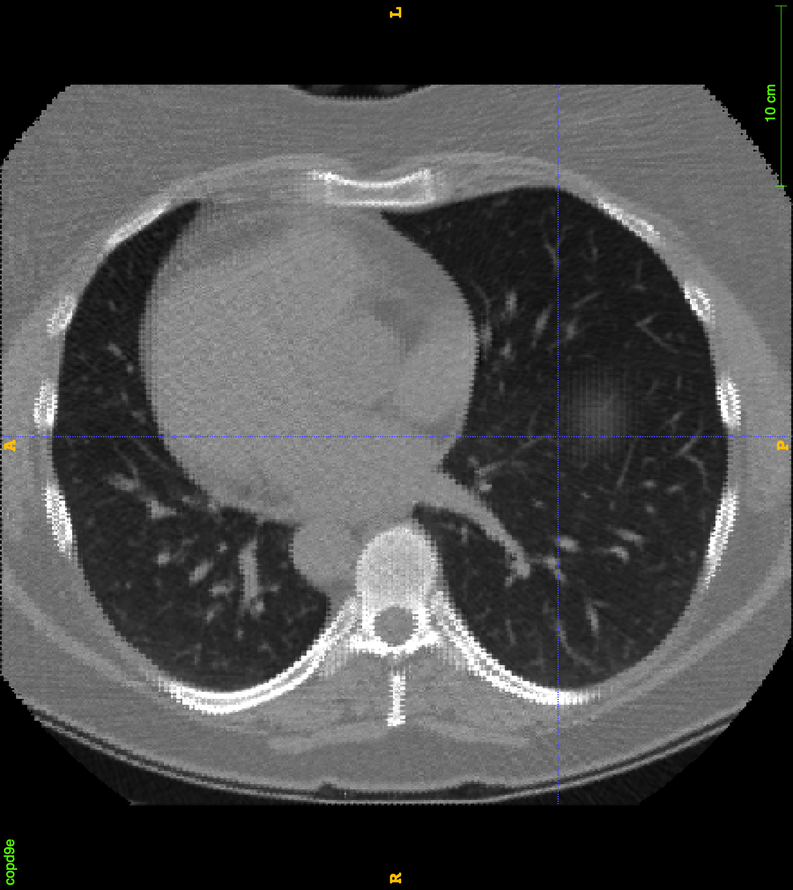
#> input picture IMA204/TPs/TP4/images_misc/CT_lung_axial.png, 793 x 890 px, shrunk from 1340 x 1504 before the run, given in place of smooth_star.png, which was not available
$ jupyter execute --allow-errors IMA204_TP_DEFMODEL_IMA201_2022_23_SENNA-BENATTI.ipynb   (text cells are left out)
#> lines starting #> are read from the running program, lines starting #| are printed output that depends on the picture; long printed decimals are rounded; pictures that were not available may be replaced by others from this repository, and a replacement may not be noted
[cell 1]
import numpy as np
import matplotlib.pyplot as plt
from IPython.display import HTML
from matplotlib import animation, rc

from skimage.color import rgb2gray
from skimage import data
from skimage.filters import gaussian
from skimage.segmentation import active_contour # For active_contour function

# For active_contour function
from skimage.segmentation import chan_vese, morphological_chan_vese, checkerboard_level_set,morphological_geodesic_active_contour

# For some image filtering
from skimage.morphology import white_tophat, black_tophat, disk

import skimage.io

from IPython.core.interactiveshell import InteractiveShell
InteractiveShell.ast_node_interactivity = "all"

[cell 2]
def edge_map(img,sigma):
    blur = skimage.filters.gaussian(img,sigma)
    return skimage.filters.sobel(blur)

def edge_map2(img,sigma):
    blur = skimage.filters.gaussian(img,sigma)
    return skimage.filters.scharr(blur)

def subtract_background(image, radius=5, light_bg=False):
        str_el = disk(radius)
        if light_bg:
            return black_tophat(image, str_el)
        else:
            return white_tophat(image, str_el)


def define_initial_circle(R0,r0,c0,Nber_pts=400):
    # Define initial contour shape
    s      = np.linspace(0, 2*np.pi, Nber_pts)
    Radius = R0
    r      = r0 + Radius*np.sin(s)
    c      = c0 + Radius*np.cos(s) #col
    init   = np.array([r, c]).T
    return init


## Create slides for animation
# [51 lines left out: functions animate_cv, animate_snake, store_evolution_in, not called in this run]

[cell 3]
from google.colab import drive
drive.mount('/content/drive')

[cell 4]
import os
os.chdir("/content/drive/My Drive/IMA_204")

[cell 5]
# import warnings
# warnings.filterwarnings( "ignore", module = "matplotlib\..*" )

img_star          = skimage.io.imread('./images_misc/smooth_star.png', as_gray = True)
#> img_star: shape (890, 793) float64; min 0, max 1, mean 0.296
img_star_noisy    = skimage.io.imread('./images_misc/smooth_star_noisy.png', as_gray = True)
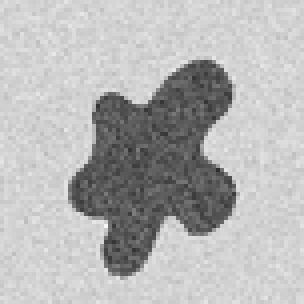
#> input picture IMA204/TPs/TP4/images_misc/smooth_star_noisy.png, 76 x 76 px, shrunk from 128 x 128 before the run, found by its file name (shown 4 times larger)
#> img_star_noisy is the input picture: shape (76, 76); min 47, max 247, mean 181.6

img_hela    = skimage.io.imread('./images_misc/hela_big_gt.png', as_gray = True)
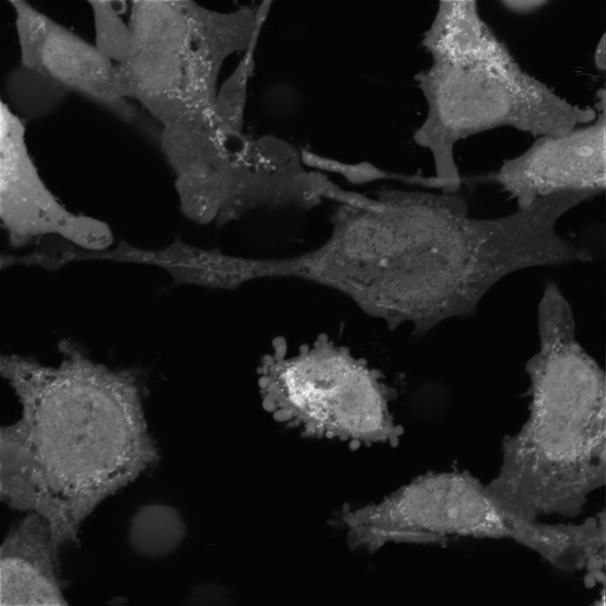
#> input picture IMA204/TPs/TP4/images_misc/hela_big_gt.png, 606 x 606 px, shrunk from 1024 x 1024 before the run, found by its file name
#> img_hela is the input picture: shape (606, 606); min 2, max 245, mean 37.6
edge_hela   = edge_map(img_hela, sigma=2)

img_pepper  = skimage.io.imread('./images_misc/peppers_gt.png', as_gray = True)
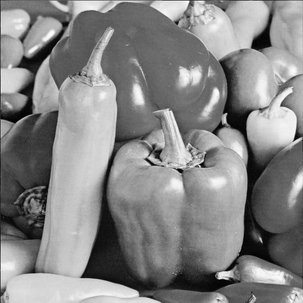
#> input picture IMA204/TPs/TP4/images_misc/peppers_gt.png, 303 x 303 px, shrunk from 512 x 512 before the run, found by its file name
#> img_pepper is the input picture: shape (303, 303); min 0, max 255, mean 133.5
edge_pepper = edge_map(img_pepper, sigma=2)
img_pepper  = img_pepper.astype('float64')

img_MRIb  = skimage.io.imread('./images_misc/MRI_brain_sag.png', as_gray = True)
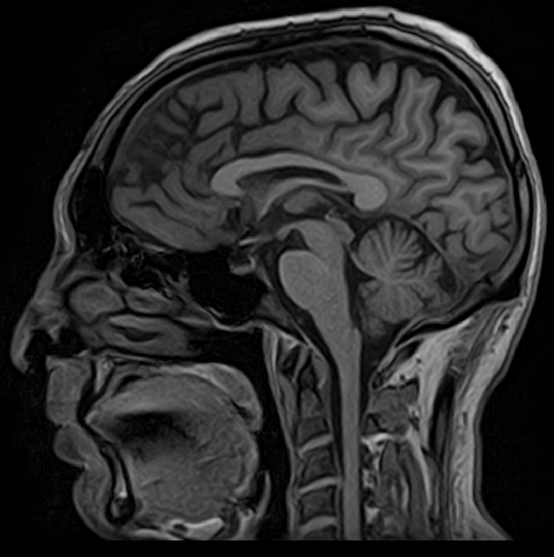
#> input picture IMA204/TPs/TP4/images_misc/MRI_brain_sag.png, 554 x 557 px, shrunk from 936 x 942 before the run, found by its file name
#> img_MRIb is the input picture: shape (557, 554) float64; min 0, max 0.886, mean 0.169
edge_MRIb = edge_map(img_MRIb, sigma=2)
img_MRIf  = skimage.io.imread('./images_misc/MRI_fetus.png', as_gray = True)
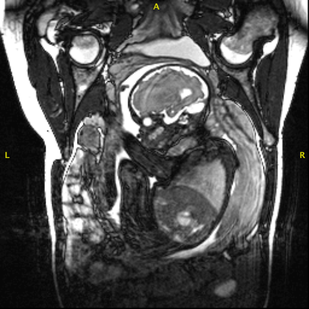
#> input picture IMA204/TPs/TP4/images_misc/MRI_fetus.png, 309 x 309 px, shrunk from 522 x 522 before the run, found by its file name
#> img_MRIf: shape (309, 309) float64; min 0, max 1, mean 0.303
edge_MRIf = edge_map(img_MRIf, sigma=2)


img_cell  = skimage.io.imread('./images_blood_cells/000016.png', as_gray = True)
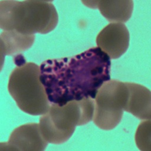
#> input picture IMA204/TPs/TP4/images_blood_cells/000016.png, 151 x 151 px, shrunk from 256 x 256 before the run, found by its file name
#> img_cell: shape (151, 151) float64; min 0.0503, max 0.863, mean 0.517
edge_cell = edge_map(img_cell, sigma=2)
#skimage.io.imshow(img_cell)

img_mask = skimage.io.imread('./masks_blood_cells/000016.png', as_gray = True)
edge_mask = edge_map(img_mask, sigma=2)
# skimage.io.imshow(img_mask)

img_OCT  = skimage.io.imread('./OCT_myocardium/case272.tif', as_gray = True)
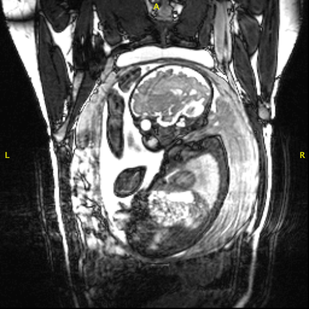
#> input picture IMA204/TPs/TP4/images_misc/MRI_fetus2.png, 309 x 309 px, shrunk from 522 x 522 before the run, given in place of case272.tif, which was not available
#> img_OCT: shape (309, 309) float64; min 0, max 1, mean 0.353
edge_OCT = edge_map(img_OCT, sigma=2)
labels_OCT = skimage.io.imread('./OCT_myocardium/case272_label.tiff', as_gray = True)


#> (the rest of this cell did not finish here and is left out)

[cell 6]
img_test  = img_cell
Sigma_val = 1
edge_test = edge_map(img_test, sigma=Sigma_val)
#> in edge_map (call 8), `return skimage.filters.sobel(blur)`:
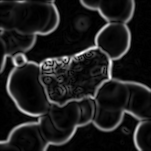
#> returned value: shape (151, 151) float64; min 5.19e-05, max 0.265, mean 0.0319; drawn with min black and max white


## Print some basic image properties
print(img_test.dtype)
#| float64
print(np.min(img_test))
#| 0.05027
print(np.max(img_pepper))
#| 255.0


## Show Hist
hist_test, bins_test             = np.histogram(img_test.flatten(), bins=256)
#> hist_test = 256 values, max 563 at index 236, min 5 at index 0, mean 89.07; bins_test = 257 values from 0.0503 to 0.863
hist_edge_test, bins_edges_test  = np.histogram(edge_test.flatten(), bins=256)
#> hist_edge_test = 256 values, max 1376 at index 2, min 0 at index 203, mean 89.07; bins_edges_test = 257 values from 5.19e-05 to 0.265

#> (the rest of this cell did not finish here and is left out)

[cell 7]
img_to_test = img_pepper

# Classic Edge map with Gaussian smoothing controled by sigma
edge_test1         = edge_map(img_to_test, sigma=1)
edge_test1_l       = np.log2(edge_test1)
edge_test2         = edge_map(img_to_test, sigma=2)
edge_test2_l       = np.log2(edge_test2)

# Inversed Edge map
# Returns Edge map = 1.0 / np.sqrt(1.0 + alpha * gradnorm)
edge_inv_test  = skimage.segmentation.inverse_gaussian_gradient(img_to_test, alpha=1.0, sigma=1.0)


#> (the rest of this cell did not finish here and is left out)

[cell 8]
img_ori_to_test = img_cell
img_to_test     = img_ori_to_test

PRE_ENHANCE     = 1
OPTION_ENHANCE  = 0 # can be 0 (nothing) to 4

# Run all  OPTION_ENHANCE for display here
gamma_corrected       = skimage.exposure.adjust_gamma(img_to_test, 2)
logarithmic_corrected = skimage.exposure.adjust_log(img_to_test, gain= 1,inv=True)
img_open              = skimage.morphology.diameter_opening(img_to_test, 40, connectivity=2)
img_adapteq           = skimage.exposure.equalize_adapthist(img_to_test, clip_limit=0.03)

# PRE ENHANCEMENT OPTIONS:
if PRE_ENHANCE==1:
    if OPTION_ENHANCE==1:
        # Gamma
        img_to_test     = gamma_corrected
    elif OPTION_ENHANCE==2:
        # Logarithmic (O = gain*log(1 + I)) or if Inv (O = gain*(2**I - 1))
        img_to_test           = logarithmic_corrected
    elif OPTION_ENHANCE==3:
        # Morpho Opening
        img_to_test           = img_open
elif OPTION_ENHANCE==4:
        # Contrast Limited Adaptive Histogram Equalization (CLAHE).
        img_to_test           = img_adapteq

# Enhance details either dark around light background of vice versa with the Top-Hat transform
Radius_val = 5
img_test1  = subtract_background(img_to_test, radius=Radius_val, light_bg=False)
img_test2  = subtract_background(img_to_test, radius=Radius_val, light_bg=True)
#> call 2 of subtract_background, with radius = 5, light_bg = True
#> in subtract_background (call 2), `return black_tophat(image, str_el)`:
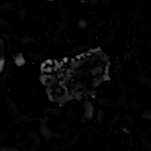
#> returned value: shape (151, 151) float64; min 0, max 0.535, mean 0.0215

# SHOW OUTPUTS
#> (the rest of this cell did not finish here and is left out)

[cell 9]
# 1ST image
img_to_seg=img_mask; r0 = 130; c0=125; R0 = 60
alpha_val  = 0.01 ; beta_val = 0.1 ;gamma_val = 0.01; convergence_val = 1e-4;Niter_snake = 800;
# [10 lines of commented-out code are left out]
init = define_initial_circle(R0,r0,c0)

# Pre-smooth the image
Niter_smooth    = 1
img_to_seg      = gaussian(img_to_seg, Niter_smooth, preserve_range=False)

# Run active contour
snake10 = active_contour(img_to_seg,
                       init, max_iterations=10, convergence=convergence_val,
                         alpha=alpha_val, beta=beta_val, gamma=gamma_val)
#> snake10 = 400 pairs, first value 70.05 to 189.9, second value 63.68 to 184.6
snake_max = active_contour(img_to_seg,
                       init, max_iterations=Niter_snake, convergence=convergence_val,
                           alpha=alpha_val, beta=beta_val, gamma=gamma_val)
#> snake_max = 400 pairs, first value 75.91 to 149.2, second value 70.48 to 149.4

# Display results
#> (the rest of this cell did not finish here and is left out)

[cell 10]
# 1ST image
img_to_seg=img_mask; r0 = 130; c0=125; R0 = 60
#alpha_val  = 0.01 ; beta_val = 0.1 ;gamma_val = 0.01; convergence_val = 1e-4;Niter_snake = 800;
alpha_val  = 0.01 ; beta_val = 0.1; gamma_val = 0.1; convergence_val = 1e-4; Niter_snake = 800;
# [9 lines of commented-out code are left out]
init = define_initial_circle(R0,r0,c0)

# Pre-smooth the image
Niter_smooth    = 1
img_to_seg      = gaussian(img_to_seg, Niter_smooth, preserve_range=False)

# Run active contour
snake10 = active_contour(img_to_seg,
                       init, max_iterations=10, convergence=convergence_val,
                         alpha=alpha_val, beta=beta_val, gamma=gamma_val)
#> snake10 = 400 pairs, first value 70.02 to 190, second value 64.6 to 185
snake_max = active_contour(img_to_seg,
                       init, max_iterations=Niter_snake, convergence=convergence_val,
                           alpha=alpha_val, beta=beta_val, gamma=gamma_val)
#> snake_max = 400 pairs, first value 76.4 to 171.3, second value 66.19 to 175.2

# Display results
#> (the rest of this cell did not finish here and is left out)

[cell 11]
# 1ST image
img_to_seg=img_mask; r0 = 130; c0=125; R0 = 30
#alpha_val  = 0.01 ; beta_val = 0.1 ;gamma_val = 0.01; convergence_val = 1e-4;Niter_snake = 800;
alpha_val  = 0.01 ; beta_val = 0.1; gamma_val = 0.1; convergence_val = 1e-4; Niter_snake = 800;
# [9 lines of commented-out code are left out]
init = define_initial_circle(R0,r0,c0)

# Pre-smooth the image
Niter_smooth    = 1
img_to_seg      = gaussian(img_to_seg, Niter_smooth, preserve_range=False)

# Run active contour
snake10 = active_contour(img_to_seg,
                       init, max_iterations=10, convergence=convergence_val,
                         alpha=alpha_val, beta=beta_val, gamma=gamma_val)
#> snake10 = 400 pairs, first value 99.84 to 160.1, second value 94.38 to 155.1
snake_max = active_contour(img_to_seg,
                       init, max_iterations=Niter_snake, convergence=convergence_val,
                           alpha=alpha_val, beta=beta_val, gamma=gamma_val)
#> snake_max = 400 pairs, first value 98.71 to 151.5, second value 94.14 to 139.8

# Display results
#> (the rest of this cell did not finish here and is left out)

[cell 12]
# 2ND image
img_to_seg = img_star ; r0 = 64; c0=64; R0 = 50
#img_to_seg = img_star_noisy ; r0 = 64; c0=64; R0 = 50
alpha_val  = 0.1 ; beta_val = 0.12; gamma_val = 0.15; convergence_val = 1e-4; Niter_snake = 800;


# Initialise contour
init = define_initial_circle(R0,r0,c0)

# Pre-smooth the image
Niter_smooth    = 1
img_to_seg      = gaussian(img_to_seg, Niter_smooth, preserve_range=False)

# Run active contour
snake10 = active_contour(img_to_seg,
                       init, max_iterations=1000, convergence=convergence_val,
                         alpha=alpha_val, beta=beta_val, gamma=gamma_val)
#> snake10 = 400 pairs, first value 21.64 to 109.5, second value 22.87 to 113
snake_max = active_contour(img_to_seg,
                       init, max_iterations=Niter_snake, convergence=convergence_val,
                           alpha=alpha_val, beta=beta_val, gamma=gamma_val)
#> snake_max = 400 pairs, first value 20.2 to 109.5, second value 20.87 to 113.1

# Display results
#> (the rest of this cell did not finish here and is left out)

[cell 13]
# 2ND image
img_to_seg = img_star_noisy ; r0 = 64; c0=64; R0 = 50
#img_to_seg = img_star_noisy ; r0 = 64; c0=64; R0 = 50
alpha_val  = 0.06 ; beta_val = 0.1; gamma_val = 0.02; convergence_val = 1e-4; Niter_snake = 800;


# Initialise contour
init = define_initial_circle(R0,r0,c0)

# Pre-smooth the image
Niter_smooth    = 1
img_to_seg      = gaussian(img_to_seg, Niter_smooth, preserve_range=False)
#> img_to_seg: shape (76, 76) float64

# Run active contour
snake10 = active_contour(img_to_seg,
                       init, max_iterations=1000, convergence=convergence_val,
                         alpha=alpha_val, beta=beta_val, gamma=gamma_val)
#> snake10 = 400 pairs, first value 15.01 to 68.03, second value 16.36 to 59.05
snake_max = active_contour(img_to_seg,
                       init, max_iterations=Niter_snake, convergence=convergence_val,
                           alpha=alpha_val, beta=beta_val, gamma=gamma_val)
#> snake_max = 400 pairs, first value 15.01 to 68.03, second value 16.36 to 59.01

# Display results
#> (the rest of this cell did not finish here and is left out)

[cell 14]
# Input image and parameter values
img_to_seg   =  img_cell;

# 1st SEG: To segment left cell
r0 = 150; c0=50; R0 = 30
alpha_val = 0.01 ; beta_val = 0.1 ;gamma_val = 0.01; convergence_val = 1e-4; Niter_snake = 200;

# 2nd SEG: To segment center dark cell
#r0 = 130; c0=120; R0 = 30
#alpha_val = 0.01 ; beta_val = 0.1 ;gamma_val = 0.01;
#convergence_val = 1e-4; Niter_snake = 800;


# Pre smooth the image
Niter_smooth = 1
img_to_seg   = gaussian(img_to_seg, Niter_smooth, preserve_range=False)


# Initialise contour
init = define_initial_circle(R0,r0,c0)

# Run active contour
snake30 = active_contour(img_to_seg,
                       init, max_iterations=30, convergence=convergence_val,
                         alpha=alpha_val, beta=beta_val, gamma=gamma_val)
#> snake30 = 400 pairs, first value 119.5 to 171.5, second value 19.57 to 81.47
snake = active_contour(img_to_seg,
                       init, max_iterations=Niter_snake, convergence=convergence_val,
                       alpha=alpha_val, beta=beta_val, gamma=gamma_val)
#> snake = 400 pairs, first value 120.8 to 149.6, second value 7.55 to 74.83

# Display results
#> (the rest of this cell did not finish here and is left out)

[cell 15]
# Input image and parameter values
img_to_seg   =  img_cell;

# 1st SEG: To segment left cell
#r0 = 150; c0=50; R0 = 30
#alpha_val = 0.01 ; beta_val = 0.1 ;gamma_val = 0.01; convergence_val = 1e-4; Niter_snake = 200;

# 2nd SEG: To segment center dark cell
r0 = 130; c0=120; R0 = 30
alpha_val = 0.01 ; beta_val = 0.1 ;gamma_val = 0.01;
convergence_val = 1e-4; Niter_snake = 800;


# Pre smooth the image
Niter_smooth = 1
img_to_seg   = gaussian(img_to_seg, Niter_smooth, preserve_range=False)


# Initialise contour
init = define_initial_circle(R0,r0,c0)

# Run active contour
snake30 = active_contour(img_to_seg,
                       init, max_iterations=30, convergence=convergence_val,
                         alpha=alpha_val, beta=beta_val, gamma=gamma_val)
#> snake30 = 400 pairs, first value 98.53 to 159.4, second value 86.62 to 149.2
snake = active_contour(img_to_seg,
                       init, max_iterations=Niter_snake, convergence=convergence_val,
                       alpha=alpha_val, beta=beta_val, gamma=gamma_val)
#> snake = 400 pairs, first value 110.4 to 149, second value 75.16 to 139.3

# Display results
#> (the rest of this cell did not finish here and is left out)

[cell 16]
# Input image and parameter values
img_to_seg   =  img_cell;

# 1st SEG: To segment left cell
#r0 = 150; c0=50; R0 = 30
#alpha_val = 0.01 ; beta_val = 0.1 ;gamma_val = 0.01; convergence_val = 1e-4; Niter_snake = 200;

# 2nd SEG: To segment center dark cell
r0 = 130; c0=120; R0 = 30
alpha_val = 0.01 ; beta_val = 0.1 ;gamma_val = 0.01;
convergence_val = 1e-4; Niter_snake = 800;


# Pre smooth the image
Niter_smooth = 5
img_to_seg   = gaussian(img_to_seg, Niter_smooth, preserve_range=False)
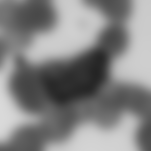
#> img_to_seg: shape (151, 151) float64; min 0.144, max 0.854, mean 0.517


# Initialise contour
init = define_initial_circle(R0,r0,c0)

# Run active contour
snake30 = active_contour(img_to_seg,
                       init, max_iterations=30, convergence=convergence_val,
                         alpha=alpha_val, beta=beta_val, gamma=gamma_val)
#> snake30 = 400 pairs, first value 98.43 to 159.4, second value 90.22 to 141.1
snake = active_contour(img_to_seg,
                       init, max_iterations=Niter_snake, convergence=convergence_val,
                       alpha=alpha_val, beta=beta_val, gamma=gamma_val)
#> snake = 400 pairs, first value 112.6 to 143.7, second value 98.27 to 138

# Display results
#> (the rest of this cell did not finish here and is left out)

[cell 17]
# Input image and parameter values
img_to_seg   =  img_cell;

# 1st SEG: To segment left cell
#r0 = 150; c0=50; R0 = 30
#alpha_val = 0.01 ; beta_val = 0.1 ;gamma_val = 0.01; convergence_val = 1e-4; Niter_snake = 200;

# 2nd SEG: To segment center dark cell
r0 = 130; c0=130; R0 = 50
alpha_val = 0.01 ; beta_val = 0.1 ;gamma_val = 0.01;
convergence_val = 1e-4; Niter_snake = 800;


# Pre smooth the image
Niter_smooth = 4
img_to_seg   = gaussian(img_to_seg, Niter_smooth, preserve_range=False)


# Initialise contour
init = define_initial_circle(R0,r0,c0)

# Run active contour
snake30 = active_contour(img_to_seg,
                       init, max_iterations=30, convergence=convergence_val,
                         alpha=alpha_val, beta=beta_val, gamma=gamma_val)
#> snake30 = 400 pairs, first value 75.55 to 177.1, second value 72.69 to 177.5
snake = active_contour(img_to_seg,
                       init, max_iterations=Niter_snake, convergence=convergence_val,
                       alpha=alpha_val, beta=beta_val, gamma=gamma_val)
#> snake = 400 pairs, first value 71.57 to 144.1, second value 73.24 to 146.7

# Display results
#> (the rest of this cell did not finish here and is left out)
